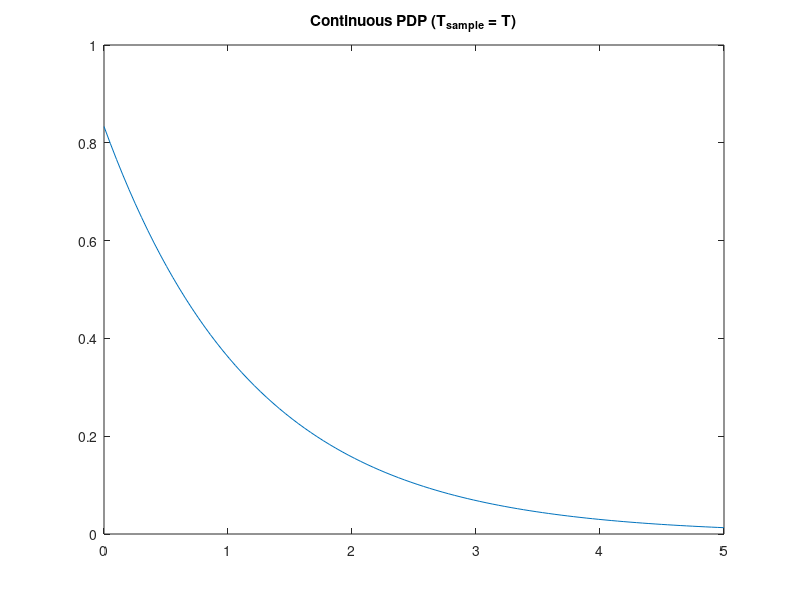
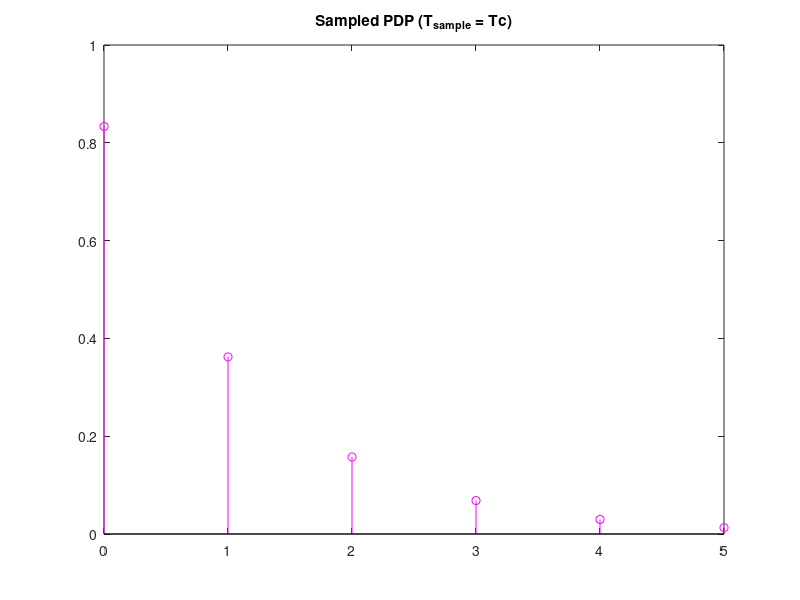
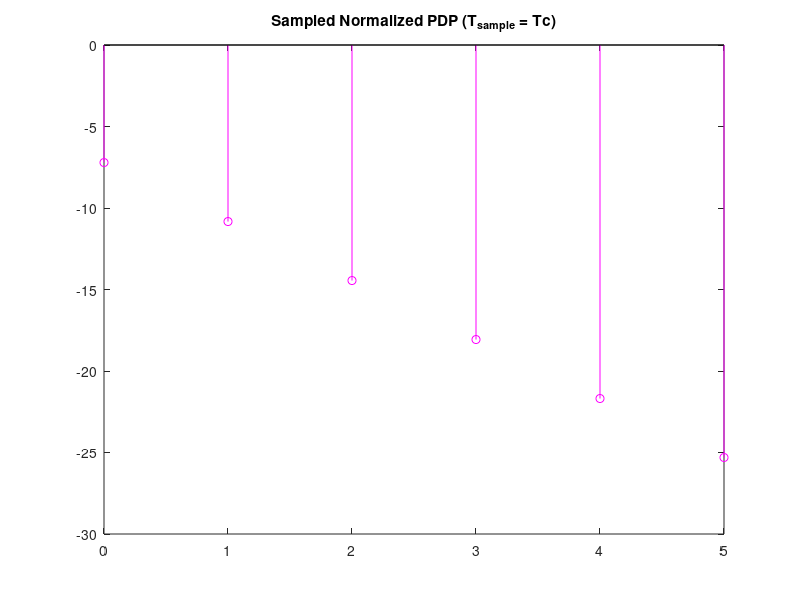

The MATLAB source for these figures, in order: (Note: this script raises an error after producing the figures.)
clear all
close all
T = 4;      % Sampling time before interpolation
tau_rms = 0.3*T;       
tau = linspace(0, 5, 100);
PDP_continuous = exp(-tau/tau_rms)./tau_rms;
figure
plot(tau, PDP_continuous);
title('Continuous PDP (T_{sample} = T)');

%I'll now sample the "continuous" PDP
Tc = (0.25*T);      %New sampling time
tau = 0:Tc:5;
samples = 3;
PDP_sampled = exp(-tau/tau_rms)./tau_rms;
%PDP_sampled = [PDP_sampled(1:samples) zeros(1, length(PDP_sampled )-samples)] ;
figure
stem(tau, PDP_sampled, 'm');
title('Sampled PDP (T_{sample} = Tc)');


%normalization of the PDP
K = 3; %K in dB
K = 10^(K/10); % K in linear

Md = sum(PDP_sampled);

C = sqrt(K/(K+1));

norm = Md/( 1 - C^2 ); % MdNorm = 1 - c^2

MdNorm = Md/norm; %PDP normalized

sum( MdNorm ) + C^2;
PDP_sampled = PDP_sampled/norm;
figure
stem(tau, 10*log10(PDP_sampled), 'm');
title('Sampled Normalized PDP (T_{sample} = Tc)');

%Classical Doppler

fd = 5*10.^(-3)/T;
inp_length = 10000;

gtilda = cell(samples, 1);
giInt = cell(samples, 1);

for i = 1:samples
%White noise
w_i = wgn(1, inp_length, 0, 'complex');
%NarrowBand Filter
gtilda{i} = Hds1(w_i);

%Cubic Interpolator
x = 0:length(gtilda{i})-1;

xx = 0: (1/80)*Tc : length(gtilda{i})-1;

%         figure
%     plot(x, (10*log10(abs(gtilda{i}))));
%     title('Absolute value of gtilda (dB)');
%     xlabel('tau');
%     ylabel('|g_i| (dB)');

giInt{i} = interp1( x, gtilda{i}, xx, 'spline');

end

g_mean = {mean(giInt{1}(:)) mean(giInt{2}(:)) mean(giInt{3}(:))};
g_var = {var(giInt{1}(:)) var(giInt{2}(:)) var(giInt{3}(:))};
% figure
% plot(x,gi,'o',xx,giInt)

%Sigma_i
sigma_i = zeros(samples, 1);

for i = 1:samples
   sigma_i(i) = sqrt(PDP_sampled(i)); 
   
end

%g_i
g_i = cell(samples, 1);

for i = 1:samples
    
    g_i{i} = sigma_i(i) * giInt{i};
    
    if i == 1
        g_i{i} = g_i{i} + C;
    end
    
    figure
    plot(xx(1:2000), 10*log10(abs(g_i{i}(1:2000))));
    title('Absolute value of g_i (dB)');
    xlabel('t');
    ylabel('|g_i| (dB)');
end

g_mean = {mean(g_i{1}(:)) mean(g_i{2}(:)) mean(g_i{3}(:))};
g_var = {var(g_i{1}(:)) var(g_i{2}(:)) var(g_i{3}(:))};

h1 = abs(g_i{2}(1:100000));
radEh1 = sqrt(PDP_sampled(2));
f1 = h1./radEh1;
bin_vector = 0:0.1:6;
n = hist(f1, bin_vector );
area = sum(n*0.1);
n = n/area;
figure
bar(bin_vector, n);
hold on

%Stantard complex normal pdf
z = 0:0.01:3;
pdf = 2*z.*exp(-z.^2);
energy = sum(pdf*0.01)
plot(z, pdf, 'm', 'LineWidth', 2);
